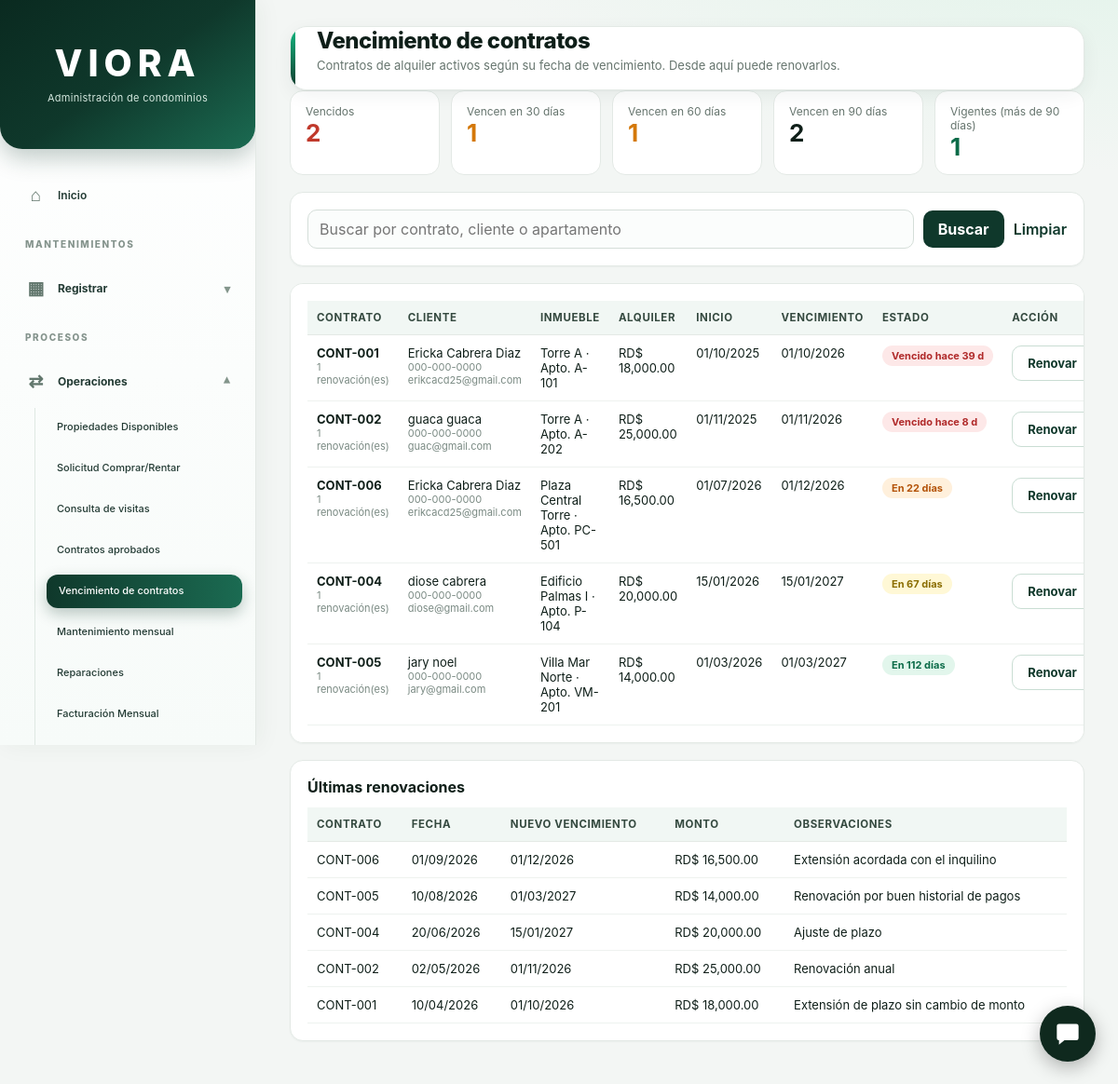
Screenshot of /Viora/mantenimientos/vencimiento_contratos.php (signed in) with the database file from the repository.
### tables this page shows
CREATE TABLE `contrato` (
  `id_contratos` bigint(20) NOT NULL,
  `apartamento_id` bigint(20) NOT NULL,
  `propiedad_id` bigint(20) DEFAULT NULL,
  `numero_contrato` varchar(50) NOT NULL,
  `fecha_inicio` date NOT NULL,
  `fecha_fin` date DEFAULT NULL,
  `monto_alquiler` decimal(18,2) NOT NULL,
  `deposito` decimal(18,2) DEFAULT 0.00,
  `condiciones` text DEFAULT NULL,
  `estado` varchar(30) DEFAULT 'Activo',
  `activo` tinyint(1) DEFAULT 1,
  `solicitud_id` bigint(20) DEFAULT NULL,
  `persona_id` bigint(20) DEFAULT NULL,
  `tipo_operacion` enum('Alquiler','Venta') NOT NULL DEFAULT 'Alquiler',
  `archivo_contrato` varchar(255) DEFAULT NULL,
  `monto_mantenimiento` decimal(18,2) NOT NULL DEFAULT 0.00
);

CREATE TABLE `persona` (
  `id_personas` bigint(20) NOT NULL,
  `nombres` varchar(100) NOT NULL,
  `apellidos` varchar(100) NOT NULL,
  `cedula` varchar(20) DEFAULT NULL,
  `correo` varchar(120) DEFAULT NULL,
  `telefono` varchar(40) DEFAULT NULL,
  `direccion` varchar(255) DEFAULT NULL,
  `fecha_registro` timestamp NOT NULL DEFAULT current_timestamp(),
  `activo` tinyint(1) DEFAULT 1
);

CREATE TABLE `edificio` (
  `id_edificios` bigint(20) NOT NULL,
  `condominio_id` bigint(20) NOT NULL,
  `nombre` varchar(100) NOT NULL,
  `cantidad_pisos` int(11) DEFAULT NULL,
  `estado` varchar(30) DEFAULT 'Activo',
  `activo` tinyint(1) DEFAULT 1
);

CREATE TABLE `apartamento` (
  `id_apartamentos` bigint(20) NOT NULL,
  `edificio_id` bigint(20) NOT NULL,
  `numero` varchar(20) NOT NULL,
  `piso` int(11) DEFAULT NULL,
  `habitaciones` int(11) DEFAULT NULL,
  `banos` int(11) DEFAULT NULL,
  `metros_cuadrados` decimal(10,2) DEFAULT NULL,
  `descripcion` text DEFAULT NULL,
  `estado` varchar(30) DEFAULT 'Disponible',
  `activo` tinyint(1) DEFAULT 1,
  `imagen` varchar(255) DEFAULT NULL,
  `precio_alquiler` decimal(12,2) DEFAULT NULL,
  `disponible` tinyint(1) DEFAULT 1,
  `tipo_operacion` enum('Alquiler','Venta','Ambos') NOT NULL DEFAULT 'Alquiler',
  `precio_venta` decimal(14,2) DEFAULT NULL
);

CREATE TABLE `renovacion_contrato` (
  `id_renovaciones` bigint(20) NOT NULL,
  `contrato_id` bigint(20) NOT NULL,
  `fecha_renovacion` date NOT NULL,
  `nueva_fecha_fin` date DEFAULT NULL,
  `nuevo_monto` decimal(18,2) DEFAULT NULL,
  `observaciones` text DEFAULT NULL,
  `activo` tinyint(1) DEFAULT 1
);

### Viora/mantenimientos/vencimiento_contratos.php (the view, shortened to what this page needs)
<?php
require_once __DIR__ . '/../conf/conexion.php';
function esc($v) { return htmlspecialchars((string)($v ?? ''), ENT_QUOTES, 'UTF-8'); }
function fdate($f) { return $f ? date('d/m/Y', strtotime($f)) : '—'; }
function rd($n) { return 'RD$ ' . number_format((float)$n, 2); }
$filtro = (string)($_GET['filtro'] ?? '');
$q = trim((string)($_GET['q'] ?? ''));
$filtrosValidos = ['vencidos', '30', '60', '90', 'vigentes'];
if (!in_array($filtro, $filtrosValidos, true)) $filtro = '';
$base = "SELECT ct.id_contratos, ct.numero_contrato, ct.fecha_inicio, ct.fecha_fin, ct.monto_alquiler, ct.monto_mantenimiento,
                p.nombres, p.apellidos, p.correo, p.telefono, a.numero AS apartamento, e.nombre AS edificio,
                DATEDIFF(ct.fecha_fin, CURDATE()) AS dias,
                (SELECT COUNT(*) FROM renovacion_contrato r WHERE r.contrato_id = ct.id_contratos AND r.activo = 1) AS renovaciones
         FROM contrato ct
         LEFT JOIN persona p ON p.id_personas = ct.persona_id
         JOIN apartamento a ON a.id_apartamentos = ct.apartamento_id
         LEFT JOIN edificio e ON e.id_edificios = a.edificio_id
         WHERE ct.activo = 1 AND ct.tipo_operacion = 'Alquiler' AND ct.fecha_fin IS NOT NULL";
$st = $conexion->prepare($base . ' ORDER BY ct.fecha_fin ASC LIMIT 500');
$st->execute();
$todos = $st->get_result()->fetch_all(MYSQLI_ASSOC);
$res = ['vencidos' => 0, '30' => 0, '60' => 0, '90' => 0, 'vigentes' => 0];
foreach ($todos as &$c) {
    $d = (int)$c['dias'];
    if ($d < 0) { $c['grupo'] = 'vencidos'; $res['vencidos']++; }
    else {
        if ($d <= 30) $res['30']++;
        if ($d <= 60) $res['60']++;
        if ($d <= 90) $res['90']++;
        if ($d > 90) $res['vigentes']++;
    }
}
$filas = array_values(array_filter($todos, static function ($c) use ($filtro) {
    $d = (int)$c['dias'];
    return match ($filtro) {
        'vencidos' => $d < 0,
        '30' => $d >= 0 && $d <= 30,
        '60' => $d >= 0 && $d <= 60,
        '90' => $d >= 0 && $d <= 90,
        'vigentes' => $d > 90,
        default => true,
    };
}));
$hist = $conexion->query("SELECT r.fecha_renovacion, r.nueva_fecha_fin, r.nuevo_monto, r.observaciones, ct.numero_contrato
                          FROM renovacion_contrato r JOIN contrato ct ON ct.id_contratos = r.contrato_id
                          WHERE r.activo = 1 ORDER BY r.fecha_renovacion DESC, r.id_renovaciones DESC LIMIT 10")->fetch_all(MYSQLI_ASSOC);
?>
<!doctype html>
<html lang="es">
<head>
<link rel="stylesheet" href="../estilos/styleP.css?v=12">
</head>
<body>
<div class="diseño">
<?php include __DIR__ . '/menu_lateral.php'; ?>
<main class="vc-contenido">
    <header class="vc-encabezado">
        <h1>Vencimiento de contratos</h1>
        <p>Contratos de alquiler activos según su fecha de vencimiento. Desde aquí puede renovarlos.</p>
    </header>
    <section class="vc-resumen" aria-label="Resumen">
        <a class="vc-res rojo <?= $filtro === 'vencidos' ? 'activo' : '' ?>" href="?filtro=vencidos&amp;q=<?= urlencode($q) ?>"><span>Vencidos</span><strong><?= $res['vencidos'] ?></strong></a>
        <a class="vc-res naranja <?= $filtro === '30' ? 'activo' : '' ?>" href="?filtro=30&amp;q=<?= urlencode($q) ?>"><span>Vencen en 30 días</span><strong><?= $res['30'] ?></strong></a>
        <a class="vc-res naranja <?= $filtro === '60' ? 'activo' : '' ?>" href="?filtro=60&amp;q=<?= urlencode($q) ?>"><span>Vencen en 60 días</span><strong><?= $res['60'] ?></strong></a>
        <a class="vc-res <?= $filtro === '90' ? 'activo' : '' ?>" href="?filtro=90&amp;q=<?= urlencode($q) ?>"><span>Vencen en 90 días</span><strong><?= $res['90'] ?></strong></a>
        <a class="vc-res verde <?= $filtro === 'vigentes' ? 'activo' : '' ?>" href="?filtro=vigentes&amp;q=<?= urlencode($q) ?>"><span>Vigentes (más de 90 días)</span><strong><?= $res['vigentes'] ?></strong></a>
    </section>
    <section class="vc-panel">
        <form method="get" class="vc-buscar">
            <input type="text" name="q" value="<?= esc($q) ?>" placeholder="Buscar por contrato, cliente o apartamento">
            <button type="submit" class="vc-boton">Buscar</button>
            <a class="vc-enlace" href="vencimiento_contratos.php">Limpiar</a>
        </form>
    </section>
    <section class="vc-panel vc-tabla">
        <?php if (!$filas): ?>
            <div class="vc-vacio">No hay contratos para mostrar con este filtro.</div>
        <?php else: ?>
        <table>
            <thead>
                <tr><th>Contrato</th><th>Cliente</th><th>Inmueble</th><th>Alquiler</th><th>Inicio</th><th>Vencimiento</th><th>Estado</th><th>Acción</th></tr>
            </thead>
            <tbody>
            <?php foreach ($filas as $c):
                $d = (int)$c['dias'];
                $cliente = trim(($c['nombres'] ?? '') . ' ' . ($c['apellidos'] ?? '')) ?: '—';
                if ($c['grupo'] === 'vencidos') { $clase = 'vencido'; $txt = 'Vencido hace ' . abs($d) . ' d'; }
                elseif ($d === 0) { $clase = 'critico'; $txt = 'Vence hoy'; }
                else { $clase = $c['grupo']; $txt = 'En ' . $d . ' días'; }
            ?>
                <tr>
                    <td><strong><?= esc($c['numero_contrato']) ?></strong>
                        <?php if ((int)$c['renovaciones'] > 0): ?><small><?= (int)$c['renovaciones'] ?> renovación(es)</small><?php endif; ?></td>
                    <td><?= esc($cliente) ?><small><?= esc($c['telefono']) ?> <?= esc($c['correo']) ?></small></td>
                    <td><?= esc($c['edificio']) ?> · Apto. <?= esc($c['apartamento']) ?></td>
                    <td><?= rd($c['monto_alquiler']) ?></td>
                    <td><?= fdate($c['fecha_inicio']) ?></td>
                    <td><?= fdate($c['fecha_fin']) ?></td>
                    <td><span class="vc-badge <?= $clase ?>"><?= esc($txt) ?></span></td>
                    <td><button type="button" class="vc-boton sec vc-renovar"
                        data-id="<?= (int)$c['id_contratos'] ?>"
                        data-numero="<?= esc($c['numero_contrato']) ?>"
                        data-fin="<?= esc($c['fecha_fin']) ?>"
                        data-monto="<?= esc($c['monto_alquiler']) ?>">Renovar</button></td>
                </tr>
            <?php endforeach; ?>
            </tbody>
        </table>
        <?php endif; ?>
    </section>
    <?php if ($hist): ?>
    <section class="vc-panel vc-tabla">
        <h2>Últimas renovaciones</h2>
        <table>
            <thead><tr><th>Contrato</th><th>Fecha</th><th>Nuevo vencimiento</th><th>Monto</th><th>Observaciones</th></tr></thead>
            <tbody>
            <?php foreach ($hist as $r): ?>
                <tr><td><?= esc($r['numero_contrato']) ?></td><td><?= fdate($r['fecha_renovacion']) ?></td><td><?= fdate($r['nueva_fecha_fin']) ?></td><td><?= rd($r['nuevo_monto']) ?></td><td><?= esc($r['observaciones'] ?: '—') ?></td></tr>
            <?php endforeach; ?>
            </tbody>
        </table>
    </section>
    <?php endif; ?>
</main>
</div>
</body>
</html>

### Viora/estilos/styleP.css (style rules this page uses)
:root { --fondo: #f4f5f7; --panel: #ffffff; --texto: #111827; --tenue: #6b7280; --borde: #e5e7eb; --sombra: 0 4px 20px rgba(0, 0, 0, .04); --lateral-fondo: #ffffff; --lateral-texto: #374151; --lateral-hover: #f3f4f6; --lateral-activo: #0f291e; --lateral-activo-texto: #ffffff; --color-primario: #0f291e; --verde-esmeralda: #10b981; }
*, *::before, *::after { box-sizing: border-box; }
html, body { height: 100%; margin: 0; padding: 0; }
body { font-family: -apple-system, BlinkMacSystemFont, "Segoe UI", Roboto, Helvetica, Arial, sans-serif; color: var(--texto); background: var(--fondo); -webkit-font-smoothing: antialiased; }
.diseño { display: flex; min-height: 100vh; }
:root { --viora-verde: #0F382B; --viora-verde-hover: #185743; --viora-verde-claro: #E3F4EC; --viora-texto: #233B34; --viora-gris: #84938C; --viora-borde: #E7EDE9; }
.diseño { display: flex; min-height: 100vh; width: 100%; }

### Viora/estilos/moderno.css (style rules this page uses)
:root { --m-bg: #f3f6f4; --m-panel: #ffffff; --m-texto: #0f1f19; --m-tenue: #66756e; --m-borde: #e3e9e5; --m-primario: #0f382b; --m-primario-2: #185743; --m-acento: #10b981; --m-radio: 14px; --m-sombra: 0 1px 2px rgba(15, 56, 43, .04), 0 6px 20px rgba(15, 56, 43, .06); --m-sombra-h: 0 2px 4px rgba(15, 56, 43, .06), 0 14px 32px rgba(15, 56, 43, .12); --fondo: var(--m-bg); --borde: var(--m-borde); --sombra: var(--m-sombra); }
body { font-family: "Inter", "Segoe UI", system-ui, -apple-system, Roboto, Helvetica, Arial, sans-serif; background: radial-gradient(1200px 500px at 100% -10%, #dff3e8 0%, transparent 60%), var(--m-bg); background-attachment: fixed; color: var(--m-texto); }
.diseño main { padding: 28px 36px; animation: m-entrada .35s ease both; }
.diseño main > header, .contenido__superior { padding-left: 28px; padding-right: 24px; background: var(--m-panel); border: 1px solid var(--m-borde); border-radius: 18px; box-shadow: var(--m-sombra); position: relative; overflow: hidden; }
.diseño main > header::before, .contenido__superior::before { content: ""; position: absolute; inset: 0 auto 0 0; width: 5px; background: linear-gradient(180deg, var(--m-acento), var(--m-primario)); }
.diseño main h1, .diseño main .titulo { letter-spacing: -.5px; font-weight: 800; color: var(--m-texto); }
.tarjeta, .panel-grafico, .diseño main section, .diseño main [class*="panel"], .diseño main [class*="card"], .diseño main [class*="resumen"] > div { border-radius: var(--m-radio); }
.diseño main button, .diseño main .btn, .diseño main [class*="btn"], .diseño main a.boton, .diseño main input[type="submit"] { font-family: inherit; border-radius: 10px; transition: transform .15s, box-shadow .2s, background .2s, filter .2s; }
.diseño main input:not([type="checkbox"]):not([type="radio"]):not([type="submit"]):not([type="button"]), .diseño main select, .diseño main textarea { font-family: inherit; border: 1px solid #d5ded9; border-radius: 10px; background: #fbfdfc; transition: border-color .2s, box-shadow .2s, background .2s; }
.diseño main table { border-collapse: separate; border-spacing: 0; width: 100%; }
.diseño main thead th, .diseño main table th { background: #f1f7f4; color: #34493f; font-size: 11.5px; letter-spacing: .6px; text-transform: uppercase; font-weight: 700; border-bottom: 1px solid var(--m-borde); }
.diseño main table td { border-bottom: 1px solid #eef2ef; }
.diseño main tbody tr { transition: background .15s; }
.diseño main [class*="badge"], .diseño main [class*="estado"], .diseño main [class*="chip"], .diseño main .indicador { border-radius: 999px; }

### rows the page displays
contrato: id_contratos "2", numero_contrato "CONT-002", renovaciones "1", persona.apellidos "guaca guaca", persona.telefono "000-000-0000", persona.correo "guac@gmail.com", edificio.nombre "Torre A", apartamento.numero "A-202", monto_alquiler "RD$ 25,000.00", fecha_inicio "01/11/2025", fecha_fin "01/11/2026", txt "Vencido hace 8 d"
contrato: numero_contrato "CONT-001", renovaciones "1", persona.apellidos "Ericka Cabrera Diaz", persona.telefono "000-000-0000", persona.correo "erikcacd25@gmail.com", edificio.nombre "Torre A", apartamento.numero "A-101", monto_alquiler "RD$ 18,000.00", fecha_inicio "01/10/2025", fecha_fin "01/10/2026", txt "Vencido hace 39 d"
contrato: numero_contrato "CONT-006", renovaciones "1", persona.apellidos "Ericka Cabrera Diaz", persona.telefono "000-000-0000", persona.correo "erikcacd25@gmail.com", edificio.nombre "Plaza Central Torre", apartamento.numero "PC-501", monto_alquiler "RD$ 16,500.00", fecha_inicio "01/07/2026", fecha_fin "01/12/2026", txt "En 22 días"
contrato: numero_contrato "CONT-004", renovaciones "1", persona.apellidos "diose cabrera", persona.telefono "000-000-0000", persona.correo "diose@gmail.com", edificio.nombre "Edificio Palmas I", apartamento.numero "P-104", monto_alquiler "RD$ 20,000.00", fecha_inicio "15/01/2026", fecha_fin "15/01/2027", txt "En 67 días"
contrato: numero_contrato "CONT-005", renovaciones "1", persona.apellidos "jary noel", persona.telefono "000-000-0000", persona.correo "jary@gmail.com", edificio.nombre "Villa Mar Norte", apartamento.numero "VM-201", monto_alquiler "RD$ 14,000.00", fecha_inicio "01/03/2026", fecha_fin "01/03/2027", txt "En 112 días"
renovacion_contrato: contrato.numero_contrato "CONT-006", fecha_renovacion "01/09/2026", nueva_fecha_fin "01/12/2026", nuevo_monto "RD$ 16,500.00", observaciones "Extensión acordada con el inquilino"
renovacion_contrato: contrato.numero_contrato "CONT-005", fecha_renovacion "10/08/2026", nueva_fecha_fin "01/03/2027", nuevo_monto "RD$ 14,000.00", observaciones "Renovación por buen historial de pagos"
renovacion_contrato: contrato.numero_contrato "CONT-004", fecha_renovacion "20/06/2026", nueva_fecha_fin "15/01/2027", nuevo_monto "RD$ 20,000.00", observaciones "Ajuste de plazo"
renovacion_contrato: contrato.numero_contrato "CONT-002", fecha_renovacion "02/05/2026", nueva_fecha_fin "01/11/2026", nuevo_monto "RD$ 25,000.00", observaciones "Renovación anual"
renovacion_contrato: contrato.numero_contrato "CONT-001", fecha_renovacion "10/04/2026", nueva_fecha_fin "01/10/2026", nuevo_monto "RD$ 18,000.00", observaciones "Extensión de plazo sin cambio de monto"

### other values shown
$res['30'] "1"
$res['60'] "1"
$res['vigentes'] "1"
